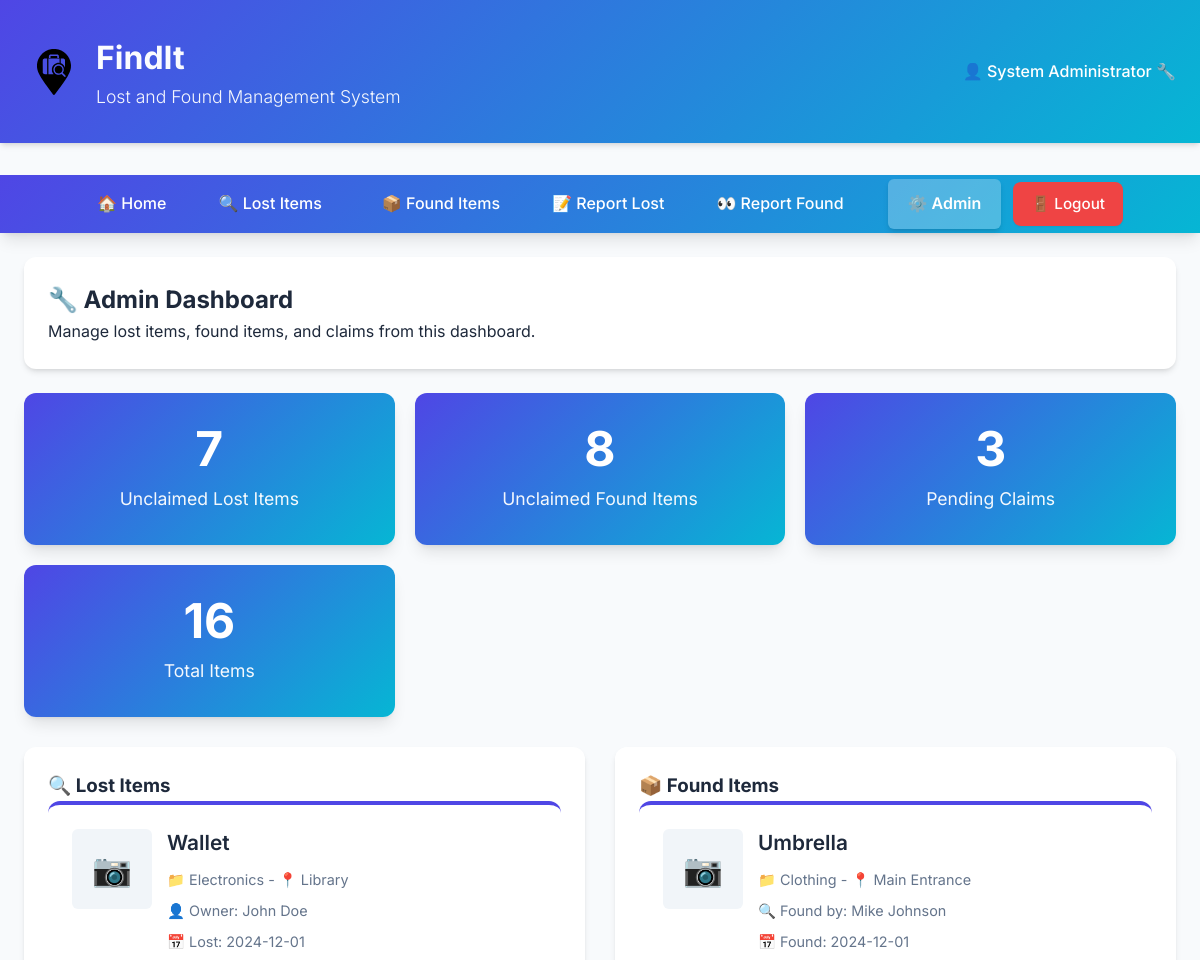
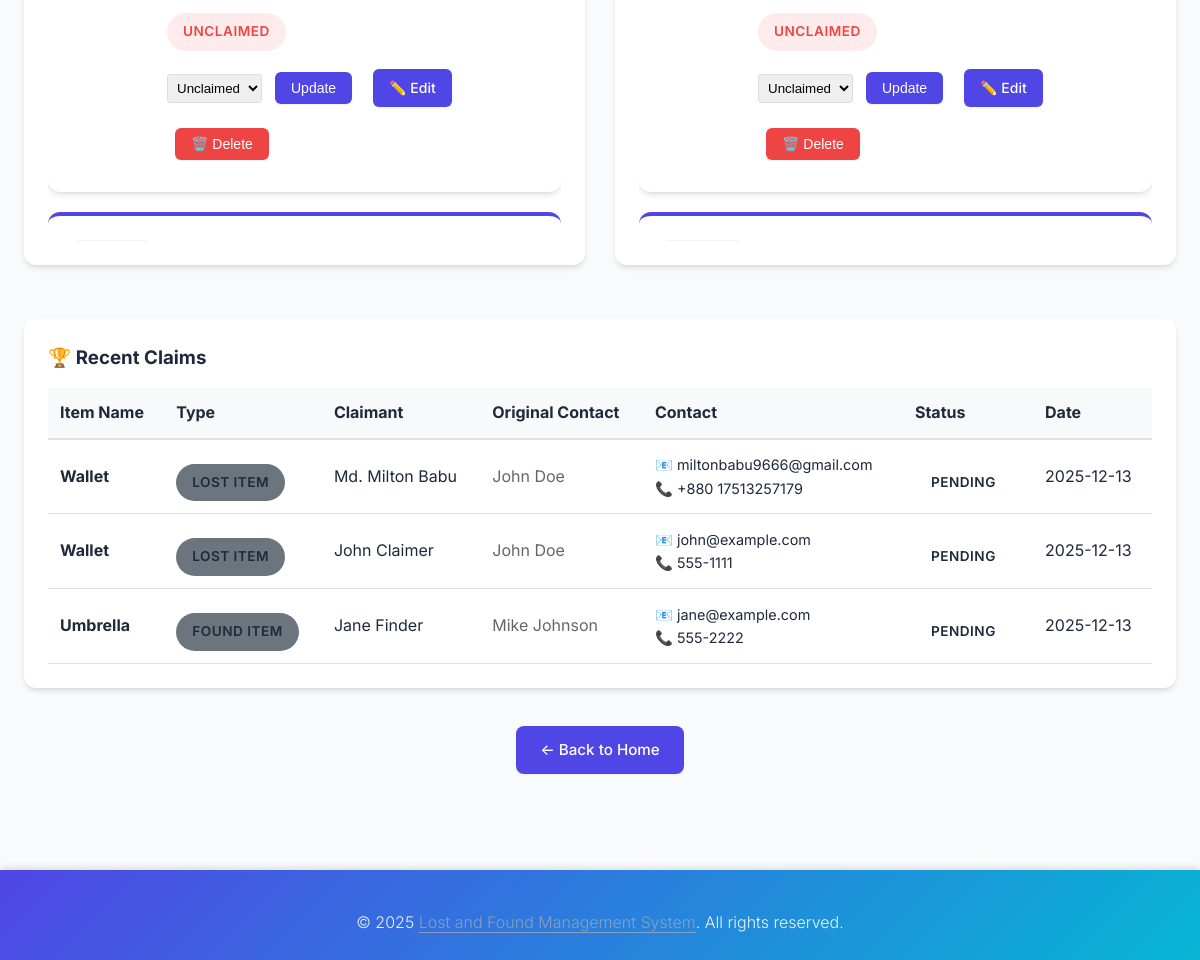
The page /admin (signed in) on the database its author committed (2 pictures, top to bottom).
### tables this page shows
CREATE TABLE lost_items (
    id INTEGER PRIMARY KEY AUTOINCREMENT,
    item_name VARCHAR(100) NOT NULL,
    category VARCHAR(50) NOT NULL,
    description TEXT,
    lost_date DATE NOT NULL,
    location VARCHAR(200) NOT NULL,
    contact_name VARCHAR(100) NOT NULL,
    contact_email VARCHAR(100),
    contact_phone VARCHAR(20),
    status VARCHAR(20) DEFAULT 'unclaimed',  -- unclaimed, claimed, returned
    created_at TIMESTAMP DEFAULT CURRENT_TIMESTAMP,
    updated_at TIMESTAMP DEFAULT CURRENT_TIMESTAMP
, image_filename VARCHAR(255), user_id INTEGER);

CREATE TABLE found_items (
    id INTEGER PRIMARY KEY AUTOINCREMENT,
    item_name VARCHAR(100) NOT NULL,
    category VARCHAR(50) NOT NULL,
    description TEXT,
    found_date DATE NOT NULL,
    location VARCHAR(200) NOT NULL,
    contact_name VARCHAR(100) NOT NULL,
    contact_email VARCHAR(100),
    contact_phone VARCHAR(20),
    status VARCHAR(20) DEFAULT 'unclaimed',  -- unclaimed, claimed, returned
    created_at TIMESTAMP DEFAULT CURRENT_TIMESTAMP,
    updated_at TIMESTAMP DEFAULT CURRENT_TIMESTAMP
, image_filename VARCHAR(255), user_id INTEGER);

CREATE TABLE claims (
    id INTEGER PRIMARY KEY AUTOINCREMENT,
    item_type VARCHAR(10) NOT NULL,  -- 'lost' or 'found'
    item_id INTEGER NOT NULL,
    claimant_name VARCHAR(100) NOT NULL,
    claimant_email VARCHAR(100),
    claimant_phone VARCHAR(20),
    claim_description TEXT,
    status VARCHAR(20) DEFAULT 'pending',  -- pending, approved, rejected
    created_at TIMESTAMP DEFAULT CURRENT_TIMESTAMP,
    updated_at TIMESTAMP DEFAULT CURRENT_TIMESTAMP,
    FOREIGN KEY (item_id) REFERENCES lost_items(id) ON DELETE CASCADE,
    FOREIGN KEY (item_id) REFERENCES found_items(id) ON DELETE CASCADE
);

### app.py (the view)
@app.route('/admin')
@admin_required
def admin():
    db = get_db()
    lost_items = db.execute('SELECT * FROM lost_items ORDER BY created_at DESC').fetchall()
    found_items = db.execute('SELECT * FROM found_items ORDER BY created_at DESC').fetchall()
    claims = db.execute('''
        SELECT c.*,
               CASE
                   WHEN c.item_type = 'lost' THEN l.item_name
                   ELSE f.item_name
               END as item_name,
               CASE
                   WHEN c.item_type = 'lost' THEN l.contact_name
                   ELSE f.contact_name
               END as original_contact,
               CASE
                   WHEN c.item_type = 'lost' THEN 'Lost Item'
                   ELSE 'Found Item'
               END as item_type_desc
        FROM claims c
        LEFT JOIN lost_items l ON c.item_id = l.id AND c.item_type = 'lost'
        LEFT JOIN found_items f ON c.item_id = f.id AND c.item_type = 'found'
        ORDER BY c.created_at DESC
    ''').fetchall()
    detailed_lost_items = []
    for item in lost_items:
        item_info = dict(item)
        claim_info = db.execute('''
            SELECT claimant_name, claimant_email, claimant_phone, claim_description, status, created_at
            FROM claims
            WHERE item_type = 'lost' AND item_id = ?
            ORDER BY created_at DESC
        ''', (item['id'],)).fetchone()
        item_info['claim_info'] = claim_info
        detailed_lost_items.append(item_info)
    detailed_found_items = []
    for item in found_items:
        item_info = dict(item)
        claim_info = db.execute('''
            SELECT claimant_name, claimant_email, claimant_phone, claim_description, status, created_at
            FROM claims
            WHERE item_type = 'found' AND item_id = ?
            ORDER BY created_at DESC
        ''', (item['id'],)).fetchone()
        item_info['claim_info'] = claim_info
        detailed_found_items.append(item_info)
    return render_template('admin.html',
                         lost_items=detailed_lost_items,
                         found_items=detailed_found_items,
                         claims=claims)

### templates/admin.html (shortened to what this page needs)
{% extends "base.html" %}
{% block content %}
<div class="card">
    <h2>🔧 Admin Dashboard</h2>
    <p>Manage lost items, found items, and claims from this dashboard.</p>
</div>
<div style="display: grid; grid-template-columns: repeat(auto-fit, minmax(300px, 1fr)); gap: 20px; margin-bottom: 30px;">
    <div class="stat-card">
        <div class="stat-number">{{ lost_items|selectattr('status', 'equalto', 'unclaimed')|list|length }}</div>
        <div class="stat-label">Unclaimed Lost Items</div>
    </div>
    <div class="stat-card">
        <div class="stat-number">{{ found_items|selectattr('status', 'equalto', 'unclaimed')|list|length }}</div>
        <div class="stat-label">Unclaimed Found Items</div>
    </div>
    <div class="stat-card">
        <div class="stat-number">{{ claims|selectattr('status', 'equalto', 'pending')|list|length }}</div>
        <div class="stat-label">Pending Claims</div>
    </div>
    <div class="stat-card">
        <div class="stat-number">{{ (lost_items|length + found_items|length) }}</div>
        <div class="stat-label">Total Items</div>
    </div>
</div>
<div style="display: grid; grid-template-columns: 1fr 1fr; gap: 30px;">
    <div>
        <div class="card">
            <h3>🔍 Lost Items</h3>
            {% if lost_items %}
                <div style="max-height: 400px; overflow-y: auto;">
                    {% for item in lost_items %}
                        <div class="item-card " style="margin-bottom: 20px; display: grid; grid-template-columns: 80px 1fr; gap: 15px;">
                            {% if item.image_filename %}
                                <div style="overflow: hidden; border-radius: 6px; height: 80px;">
                                    <img src="{{ url_for('uploaded_file', filename=item.image_filename) }}"
                                         style="width: 100%; height: 100%; object-fit: cover;"
                                         alt="{{ item.item_name }}">
                                </div>
                            {% else %}
                                <div style="background-color: #f1f5f9; border-radius: 6px; height: 80px; display: flex; align-items: center; justify-content: center;">
                                    <span style="font-size: 2rem;">📷</span>
                                </div>
                            {% endif %}
                            <div>
                                <div class="item-title">{{ item.item_name }}</div>
                                <div class="item-meta">📁 {{ item.category }} - 📍 {{ item.location }}</div>
                                <div class="item-meta">👤 Owner: {{ item.contact_name }}</div>
                                <div class="item-meta">📅 Lost: {{ item.lost_date }}</div>
                                <div class="item-meta">
                                    <span class="status-badge status-{{ item.status }}">{{ item.status }}</span>
                                </div>
                            <div style="margin-top: 10px; display: flex; gap: 5px; flex-wrap: wrap;">
                                <form method="POST" action="{{ url_for('update_status') }}" style="display: flex; align-items: center; gap: 5px;">
                                    <select name="status" style="padding: 5px; border-radius: 3px; border: 1px solid #ddd;">
                                        <option value="unclaimed" {% if item.status == 'unclaimed' %}selected{% endif %}>Unclaimed</option>
                                    </select>
                                    <button type="submit" class="btn btn-sm">Update</button>
                                </form>
                                <a href="{{ url_for('edit_lost_item', item_id=item.id) }}" class="btn btn-sm btn-primary">✏️ Edit</a>
                                <form method="POST" action="{{ url_for('delete_lost_item', item_id=item.id) }}" style="display: inline;" onsubmit="return confirm('Are you sure you want to delete this item?');">
                                    <button type="submit" class="btn btn-sm btn-danger">🗑️ Delete</button>
                                </form>
                            </div>
                            </div>
                        </div>
                    {% endfor %}
                </div>
            {% else %}
                <p>No lost items reported.</p>
            {% endif %}
        </div>
    </div>
    <div>
        <div class="card">
            <h3>📦 Found Items</h3>
            {% if found_items %}
                <div style="max-height: 400px; overflow-y: auto;">
                    {% for item in found_items %}
                        <div class="item-card " style="margin-bottom: 20px; display: grid; grid-template-columns: 80px 1fr; gap: 15px;">
                            {% if item.image_filename %}
                                <div style="overflow: hidden; border-radius: 6px; height: 80px;">
                                    <img src="{{ url_for('uploaded_file', filename=item.image_filename) }}"
                                         style="width: 100%; height: 100%; object-fit: cover;"
                                         alt="{{ item.item_name }}">
                                </div>
                            {% else %}
                                <div style="background-color: #f1f5f9; border-radius: 6px; height: 80px; display: flex; align-items: center; justify-content: center;">
                                    <span style="font-size: 2rem;">📷</span>
                                </div>
                            {% endif %}
                            <div>
                                <div class="item-title">{{ item.item_name }}</div>
                                <div class="item-meta">📁 {{ item.category }} - 📍 {{ item.location }}</div>
                                <div class="item-meta">🔍 Found by: {{ item.contact_name }}</div>
                                <div class="item-meta">📅 Found: {{ item.found_date }}</div>
                                <div class="item-meta">
                                    <span class="status-badge status-{{ item.status }}">{{ item.status }}</span>
                                </div>
                            <div style="margin-top: 10px; display: flex; gap: 5px; flex-wrap: wrap;">
                                <form method="POST" action="{{ url_for('update_status') }}" style="display: flex; align-items: center; gap: 5px;">
                                    <select name="status" style="padding: 5px; border-radius: 3px; border: 1px solid #ddd;">
                                        <option value="unclaimed" {% if item.status == 'unclaimed' %}selected{% endif %}>Unclaimed</option>
                                    </select>
                                    <button type="submit" class="btn btn-sm">Update</button>
                                </form>
                                <a href="{{ url_for('edit_found_item', item_id=item.id) }}" class="btn btn-sm btn-primary">✏️ Edit</a>
                                <form method="POST" action="{{ url_for('delete_found_item', item_id=item.id) }}" style="display: inline;" onsubmit="return confirm('Are you sure you want to delete this item?');">
                                    <button type="submit" class="btn btn-sm btn-danger">🗑️ Delete</button>
                                </form>
                            </div>
                            </div>
                        </div>
                    {% endfor %}
                </div>
            {% else %}
                <p>No found items reported.</p>
            {% endif %}
        </div>
    </div>
</div>
<div class="card" style="margin-top: 30px;">
    <h3>🏆 Recent Claims</h3>
    {% if claims %}
        <div style="overflow-x: auto;">
            <table style="width: 100%; border-collapse: collapse; margin-top: 15px;">
                <thead>
                    <tr style="background-color: #f8f9fa; border-bottom: 2px solid #dee2e6;">
                        <th style="padding: 12px; text-align: left;">Item Name</th>
                        <th style="padding: 12px; text-align: left;">Type</th>
                        <th style="padding: 12px; text-align: left;">Claimant</th>
                        <th style="padding: 12px; text-align: left;">Original Contact</th>
                        <th style="padding: 12px; text-align: left;">Contact</th>
                        <th style="padding: 12px; text-align: left;">Status</th>
                        <th style="padding: 12px; text-align: left;">Date</th>
                    </tr>
                </thead>
                <tbody>
                    {% for claim in claims %}
                        <tr style="border-bottom: 1px solid #dee2e6;">
                            <td style="padding: 12px; font-weight: bold;">{{ claim.item_name }}</td>
                            <td style="padding: 12px;">
                                <span class="status-badge" style="background-color: #6c757d;">{{ claim.item_type_desc }}</span>
                            </td>
                            <td style="padding: 12px;">{{ claim.claimant_name }}</td>
                            <td style="padding: 12px; color: #666;">{{ claim.original_contact }}</td>
                            <td style="padding: 12px; font-size: 0.9em;">
                                {% if claim.claimant_email %}📧 {{ claim.claimant_email }}{% endif %}
                                {% if claim.claimant_phone %}<br>📞 {{ claim.claimant_phone }}{% endif %}
                            </td>
                            <td style="padding: 12px;">
                                <span class="status-badge status-{{ claim.status }}">{{ claim.status }}</span>
                            </td>
                            <td style="padding: 12px;">{{ claim.created_at[:10] }}</td>
                        </tr>
                    {% endfor %}
                </tbody>
            </table>
        </div>
    {% else %}
        <p>No claims have been submitted yet.</p>
    {% endif %}
</div>
<div style="text-align: center; margin-top: 30px;">
    <a href="{{ url_for('index') }}" class="btn">← Back to Home</a>
</div>
{% endblock %}

### rows shown on the page
lost_items: item_name "Wallet", category "Electronics", location "Library", contact_name "John Doe", lost_date "2024-12-01", status "UNCLAIMED", status "Unclaimed"
found_items: item_name "Umbrella", category "Clothing", location "Main Entrance", contact_name "Mike Johnson", found_date "2024-12-01", status "UNCLAIMED", status "Unclaimed"
claims: item_name "Wallet", item_type_desc "LOST ITEM", claimant_name "Md. Milton Babu", original_contact "John Doe", claimant_email "miltonbabu9666@gmail.com", claimant_phone "+880 17513257179", status "PENDING", created_at "2025-12-13"
claims: item_name "Wallet", item_type_desc "LOST ITEM", claimant_name "John Claimer", original_contact "John Doe", claimant_email "john@example.com", claimant_phone "555-1111", status "PENDING", created_at "2025-12-13"
claims: item_name "Umbrella", item_type_desc "FOUND ITEM", claimant_name "Jane Finder", original_contact "Mike Johnson", claimant_email "jane@example.com", claimant_phone "555-2222", status "PENDING", created_at "2025-12-13"

### other values the page prints
{{ session.full_name }} "System Administrator"
{{ lost_items|selectattr('status', 'equalto', 'unclaimed')|list|length }} "7"
{{ found_items|selectattr('status', 'equalto', 'unclaimed')|list|length }} "8"
{{ claims|selectattr('status', 'equalto', 'pending')|list|length }} "3"
{{ (lost_items|length + found_items|length) }} "16"
